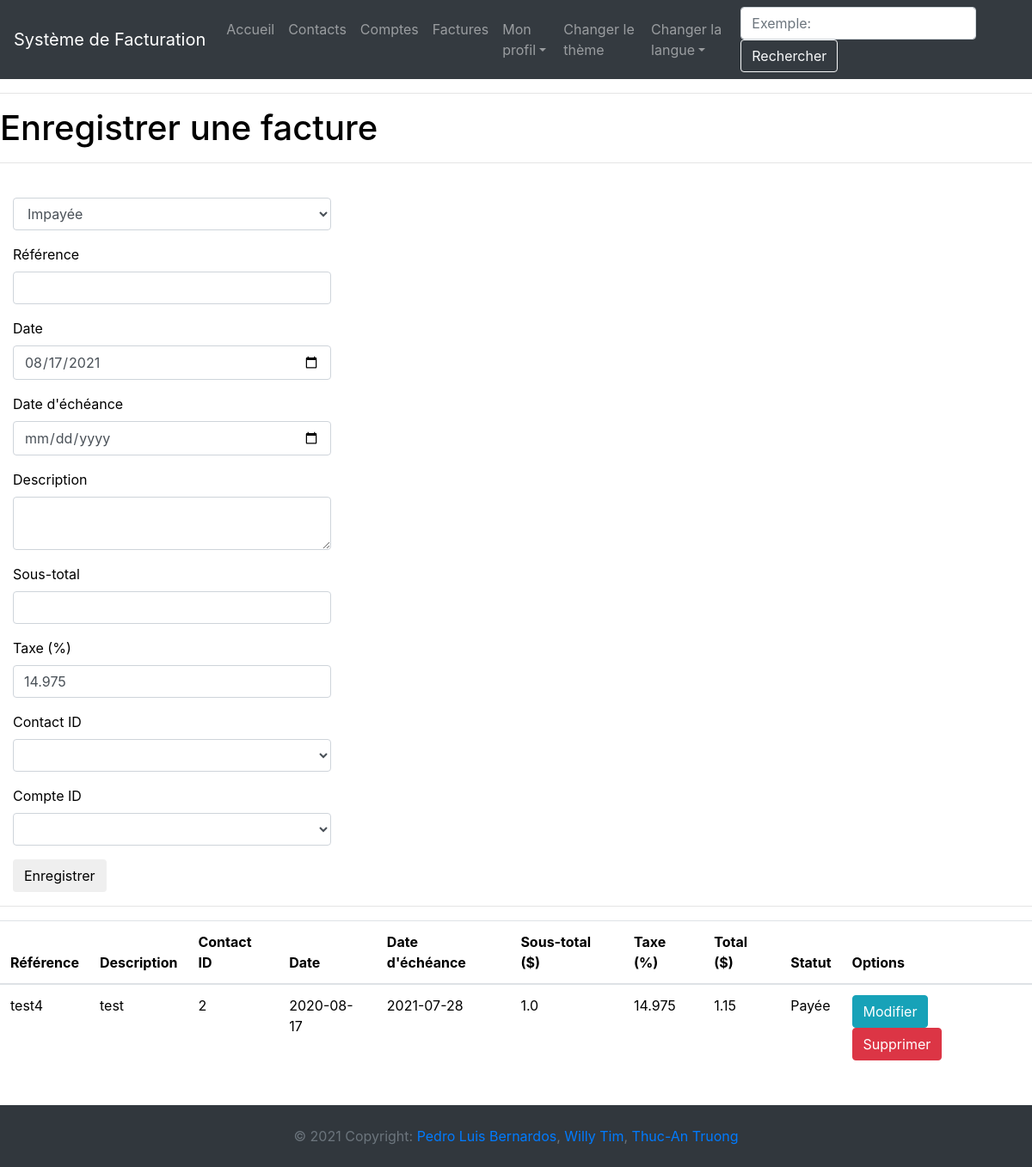
The app's page /bill (signed in), older data.
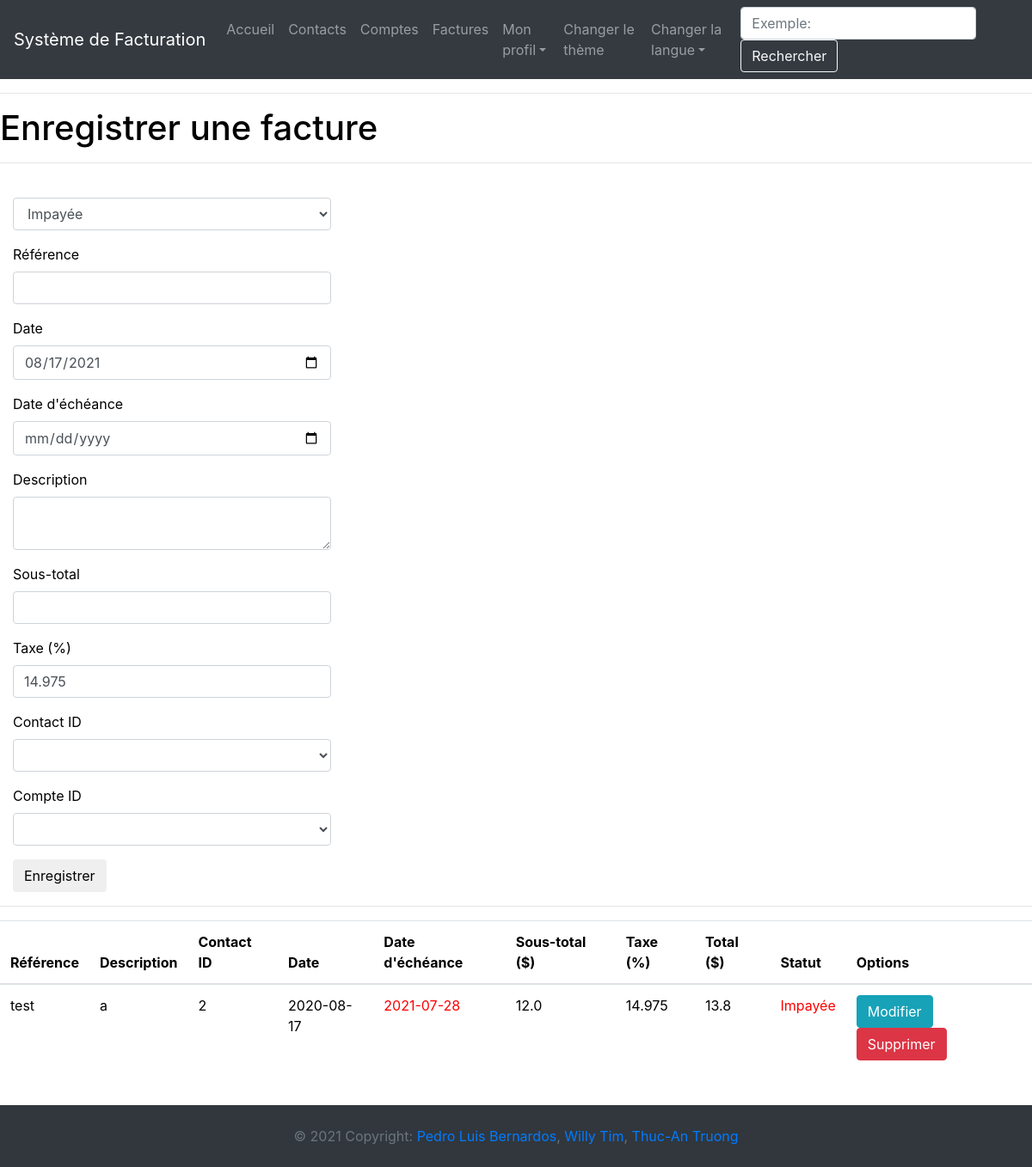
The same page, newer data.
### app/models.py (models this page shows, shortened)
class Facture(db.Model):
    __tablename__ = "facture"
    id = db.Column(db.Integer, primary_key=True)
    paid = db.Column(db.Integer, default=0, nullable=False)
    reference = db.Column(db.String(50), unique=True, nullable=False)
    date = db.Column(db.Date, nullable=False)
    due_date = db.Column(db.Date, nullable=False)
    description = db.Column(db.String(140), nullable=False)
    subtotal = db.Column(db.Float, nullable=True)
    tax = db.Column(db.Float, nullable=True)
    total = db.Column(db.Float, nullable=True)
    contact_id = db.Column(db.Integer, db.ForeignKey('contact.id'))
    user_id = db.Column(db.Integer, db.ForeignKey('user.id'))
    compte_id = db.Column(db.Integer, db.ForeignKey('compte.id'))
    profilEntreprise_id = db.Column(db.Integer, db.ForeignKey('profilEntreprise.id'))
    user = relationship("User", back_populates="facture")
    contact = relationship("Contact", back_populates="facture")
    compte = db.relationship('Compte', back_populates="facture")
    profilEntreprise = relationship("CompanyProfil", back_populates="facture")

### app/entrees/routes.py (the view, shortened to what this page needs)
@bp.route('/bill', methods=['GET', 'POST'])
@login_required
def bill():
    if current_user.profilEntreprise:
        form = FactureForm()
        form.contact_id.choices = [''] + [(row.name) for row in Contact.query.filter_by(user_id=current_user.id)]
        page = request.args.get('page', 1, type=int)
        factures = Facture.query.filter_by(user_id=current_user.id, profilEntreprise_id=current_user.profil_courrant).paginate(page, app.config['FACTURES_PAR_PAGE'], False)
        next_url = url_for('entrees.index', page=factures.next_num) if factures.has_next else None
        prev_url = url_for('entrees.index', page=factures.prev_num) if factures.has_prev else None
        return render_template("entrees/bill.html", title=_('Facture'), form=form, factures=factures.items, date_today=date.today(), next_url=next_url, prev_url=prev_url)
    else:
        flash(_('Veuillez créer un profil d\'entreprise avant d\'effectuer cette action.'))
        return redirect(url_for('entrees.index'))

### app/__init__.py (called while the page is built)
@app.context_processor
def inject_conf_var():
    return dict(AVAILABLE_LANGUAGES=app.config['LANGUAGES'], CURRENT_LANGUAGE=session.get('language',request.accept_languages.best_match(app.config['LANGUAGES'].keys())))

### app/entrees/forms.py (called while the page is built)
    def get_contacts():
        return Contact.query.filter_by(user_id=current_user.id)

    def get_comptes():
        return Compte.query.filter_by(user_id=current_user.id)

### app/models.py (called while the page is built)
@login.user_loader
def load_user(id):
    return User.query.get(int(id))

### app/routes.py (called while the page is built)
@app.before_request
def before_request():
    if current_user.is_authenticated:
        current_user.last_seen = datetime.utcnow()
        db.session.commit()

### app/templates/entrees/bill.html (shortened to what this page needs)
{% extends "base.html" %}
{% import 'bootstrap/wtf.html' as wtf %}
{% block app_content %}
    <h1>{{ _('Enregistrer une facture') }}</h1>
    <hr>
    {% if form %}
        <div class="form-group">
            <div class="col-md-4">
                {{ wtf.quick_form(form) }}
            </div>
        </div>
        <hr>
    {% endif %}
    <table class="table table-hover">
        <thead>
          <tr>
            <th scope="col">{{ _('Référence') }}</th>
            <th scope="col">{{ _('Description') }}</th>
            <th scope="col">{{ _('Contact ID') }}</th>
            <th scope="col">{{ _('Date') }}</th>
            <th scope="col">{{ _('Date d\'échéance') }}</th>
            <th scope="col">{{ _('Sous-total') }} ($)</th>
            <th scope="col">{{ _('Taxe') }} (%)</th>
            <th scope="col">{{ _('Total') }} ($)</th>
            <th scope="col">{{ _('Statut') }}</th>
            <th scope="col">{{ _('Options') }}</th>
          </tr>
        </thead>
        <tbody>
    {% for facture in factures %}
        {% if facture.paid %}
            {% set facture_state = _('Payée') %}
        {% else %}
            {% set facture_state = _('Impayée') %}
            {% if facture.due_date <= date_today%}
                {% set date_state = 'past-due' %}
            {% endif %}
        {% endif %}
        <tr>
            <td>{{ facture.reference }}</td>
            <td>{{ facture.description }}</td>
            <td>{{ facture.contact_id }}</td>
            <td>{{ facture.date }}</td>
            <td class="{{ date_state }}">{{ facture.due_date }}</td>
            <td>{{ facture.subtotal }}</td>
            <td>{{ facture.tax }}</td>
            <td>{{ facture.total }}</td>
            <td class="{{ date_state }}">{{ facture_state }}</td>
            <td>
                <a class="btn btn-info" href="{{ url_for('entrees.update_bill', facture_id=facture.id) }}">{{ _('Modifier') }}</a>
                <a class="btn btn-danger" href="{{ url_for('entrees.delete_bill', facture_id=facture.id) }}">{{ _('Supprimer') }}</a>
            </td>
        </tr>
    {% endfor %}
        </tbody>
    </table>
    <br><br>
{% endblock %}

Row changes from the older to the newer data that the page shows:
changed Facture "test": reference "test4" → "test"; description "test" → "a"; subtotal "1.0" → "12.0"; total "1.15" → "13.8"; facture_state "Payée" → "Impayée"
